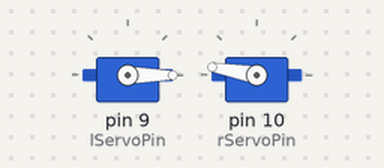
A sketch run on a simulated Arduino Uno, built with avr-gcc and run on an emulated ATmega328P. On the bench: 2 × servo. What the sketch prints to the serial monitor is not drawn.

Above: at 0.1 s.
Timing chart, 0 to 4.7 s (numbered marks = the images above):
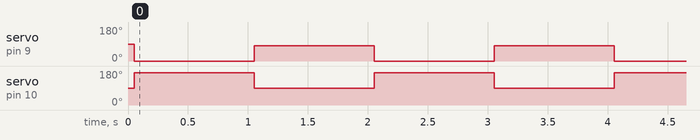

Measured:
- by itself, servo on pin 9 (lServoPin): alternates 80° for 1.0 s and 0° for 1.0 s
- by itself, servo on pin 10 (rServoPin): alternates 170° for 1.0 s and 90° for 1.0 s

The sketch:

servo_init_positions.ino
```cpp
#include <Servo.h>

Servo lServo;
Servo rServo;
const int lServoPin = 9;
const int rServoPin = 10;
const int lStart = 0;
const int rStart = 170;
const int degrees = 80;

void offPosition() {
  Serial.println("Moving servos to off position");
  rServo.write(rStart);
  lServo.write(lStart);
}

void onPosition() {
  Serial.println("Moving servos to on position");
  int lEnd = lStart + degrees;
  int rEnd = rStart - degrees;
  lServo.write(lEnd);
  rServo.write(rEnd);
}

void setup() {
  Serial.begin(9600);
  Serial.println("Initializing left servo");
  lServo.attach(lServoPin);
  Serial.println("Initializing right servo");
  rServo.attach(rServoPin);
  Serial.println("Done with servo initialization");
  offPosition();
}

void loop() {
  delay(1000);
  onPosition();
  delay(1000);
  offPosition();
}
```
